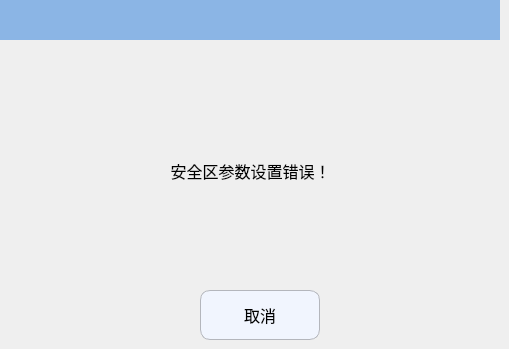
   <widget class="QWidget" name="page_4">
    <widget class="QLabel" name="label_tip1_2">
     <property name="geometry">
      <rect>
       <x>120</x>
       <y>150</y>
       <width>261</width>
       <height>41</height>
      </rect>
     </property>
     <property name="font">
      <font>
       <pointsize>12</pointsize>
      </font>
     </property>
     <property name="text">
      <string>安全区参数设置错误！</string>
     </property>
     <property name="alignment">
      <set>Qt::AlignCenter</set>
     </property>
    </widget>
    <widget class="QLabel" name="label_11">
     <property name="geometry">
      <rect>
       <x>0</x>
       <y>0</y>
       <width>500</width>
       <height>40</height>
      </rect>
     </property>
     <property name="minimumSize">
      <size>
       <width>500</width>
       <height>40</height>
      </size>
     </property>
     <property name="maximumSize">
      <size>
       <width>500</width>
       <height>30</height>
      </size>
     </property>
     <property name="font">
      <font>
       <pointsize>16</pointsize>
      </font>
     </property>
     <property name="styleSheet">
      <string notr="true">QLabel{background-color:#8BB5E5;}</string>
     </property>
     <property name="text">
      <string/>
     </property>
     <property name="alignment">
      <set>Qt::AlignCenter</set>
     </property>
    </widget>
    <widget class="QLabel" name="label_29">
     <property name="geometry">
      <rect>
       <x>230</x>
       <y>70</y>
       <width>40</width>
       <height>40</height>
      </rect>
     </property>
     <property name="minimumSize">
      <size>
       <width>40</width>
       <height>40</height>
      </size>
     </property>
     <property name="maximumSize">
      <size>
       <width>40</width>
       <height>40</height>
      </size>
     </property>
     <property name="text">
      <string/>
     </property>
     <property name="pixmap">
      <pixmap resource="../resource.qrc">:/RunPage/runpage_images/alarm.png</pixmap>
     </property>
    </widget>
    <widget class="QPushButton" name="Btn_safeAreaSetCancel">
     <property name="geometry">
      <rect>
       <x>200</x>
       <y>290</y>
       <width>120</width>
       <height>50</height>
      </rect>
     </property>
     <property name="minimumSize">
      <size>
       <width>120</width>
       <height>50</height>
      </size>
     </property>
     <property name="maximumSize">
      <size>
       <width>120</width>
       <height>50</height>
      </size>
     </property>
     <property name="font">
      <font>
       <pointsize>12</pointsize>
      </font>
     </property>
     <property name="styleSheet">
      <string notr="true">QPushButton
{
    background-color:#F1F5FE;
    border-style:solid; /*边框风格*/
    border-width:1px;/*边框宽度*/
    border-color:#B4B6BC; /*边框颜色*/
    border-radius:10px; /*边框倒角*/
}
QPushButton:pressed
{
    border-style:outset; /*边框风格*/
    background-color:qlineargradient(x1: 0, y1: 0, x2: 0, y2: 1, stop:0 #00befa, stop: 1 #0160ea);/*背景色*/
    border-width:1px;/*边框宽度*/
    border-color:#0055ff; /*边框颜色*/
    border-radius:10px; /*边框倒角*/
}</string>
     </property>
     <property name="text">
      <string>取消</string>
     </property>
     <property name="icon">
      <iconset resource="../resource.qrc">
       <normaloff>:/ManualPage/manualpage_images/cancel.png</normaloff>:/ManualPage/manualpage_images/cancel.png</iconset>
     </property>
     <property name="iconSize">
      <size>
       <width>30</width>
       <height>30</height>
      </size>
     </property>
    </widget>
   </widget>
